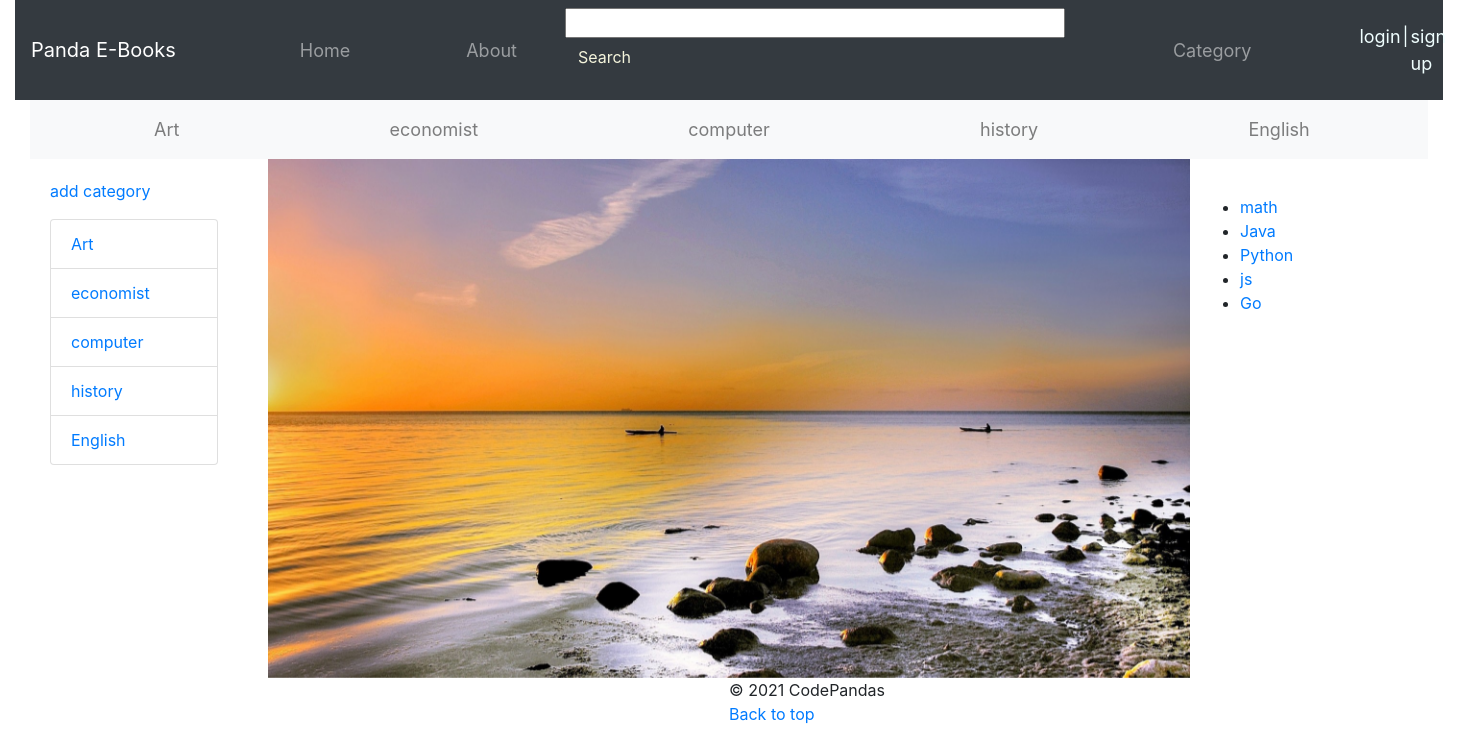
The app's page /, older data.
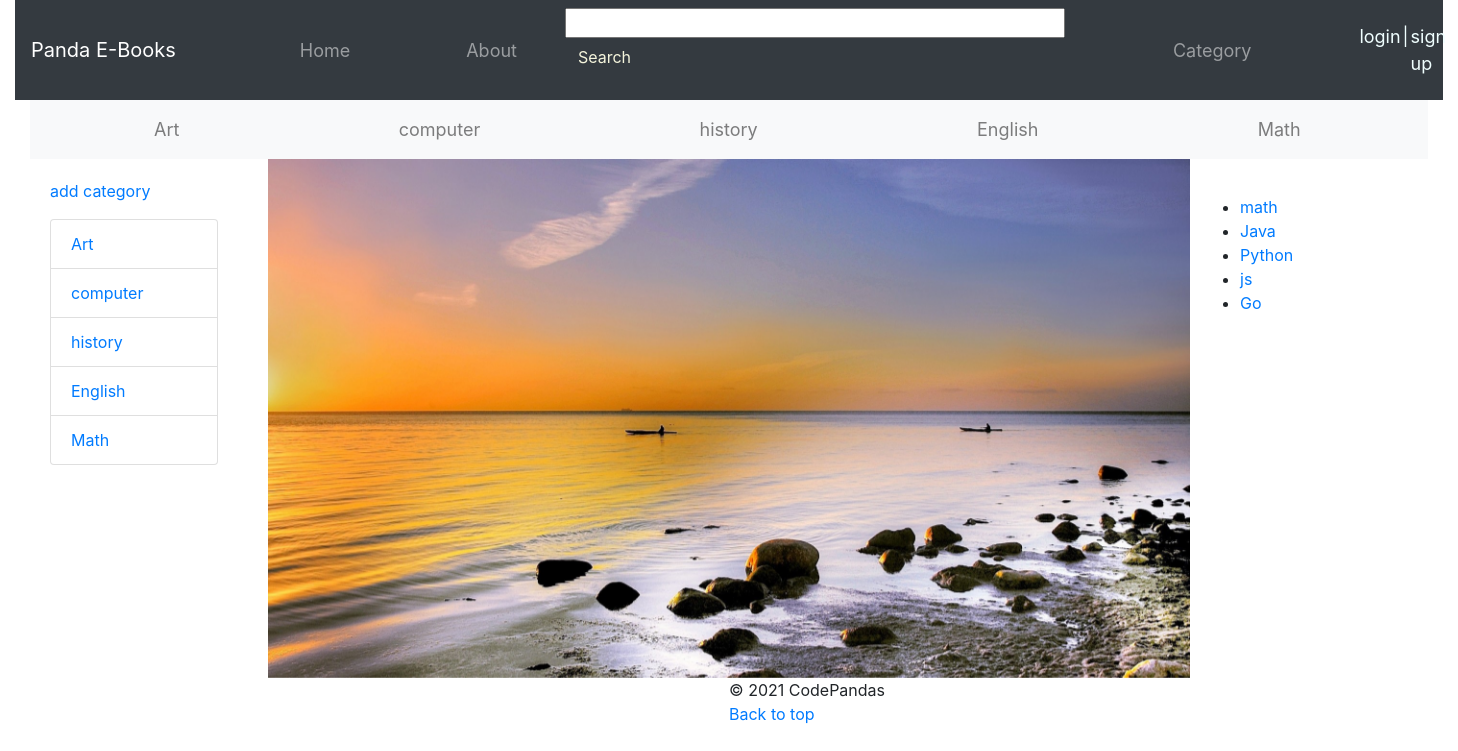
The same page, newer data.
### panda/models.py (models this page shows, shortened)
class Category(models.Model):
    MAX_LENGTH = 200
    name = models.CharField(max_length=MAX_LENGTH,unique=True)
    likes = models.IntegerField(default=0)
    Sdescription =models.CharField(max_length=MAX_LENGTH)
    slug = models.SlugField(unique=True,blank=True)
    class Meta:
        verbose_name_plural = 'Categories'

class Book(models.Model):
    TITLE_MAX_SIZE = 128
    category = models.ForeignKey(Category, on_delete=models.CASCADE)
    name = models.CharField(max_length=TITLE_MAX_SIZE)
    slug = models.SlugField(unique=True,blank=True)
    views = models.IntegerField(default=0)
    image = models.ImageField(upload_to='book_images',blank = True)
    likes = models.IntegerField(default=0)
    rating = models.FloatField(default=0.0)
    description = models.CharField(max_length=500)
    def photo_url(self):
        if self.image and hasattr(self.image, 'url'):
            return self.image.url
        else:
            return '/media/book_images/rango.jpg'

### panda/views.py (the view)
# urls.py: path('',views.homepage, name='homepage'),
def homepage(request):
    context_dict ={}
    category_list = Category.objects.order_by('-likes')[:5]
    book_list = Book.objects.order_by('-likes')[:5]
    context_dict['categories'] = category_list
    context_dict['books'] = book_list
    return render(request,'panda/homepage.html',context=context_dict)

### templates/panda/homepage.html (shortened to what this page needs)
{% extends 'panda/base.html' %}
{% load staticfiles %}
{% block main_block %}
<div class="container-fluid">
  <nav class="navbar navbar-expand-lg navbar-light bg-light">
    <div class="collapse navbar-collapse" id="navbarSupportedContent">
      {% if categories %}
      {% for category in categories %}
      <ul class="navbar-nav mr-auto" >
    <a class="nav-link" href="{% url 'panda:show_category' category.slug %}">{{ category.name }}
    </a>
  </ul>
      {% endfor %}
      {% endif %}
    </div>
  </nav>
</div>
<div class="container-fluid">
  <div class="row">
    <div class="col-2">
      <div class="card-body">
        <a href="{% url 'panda:add_category' %}">add category</a>
        <p class="card-text">
        {% if categories %}
        <ul class="list-group">
        {% for category in categories %}
        <li class="list-group-item"><a href="{% url 'panda:show_category' category.slug %}">{{ category.name }}</a></li>
        {% endfor %}
        </ul>
        {% else %}
        <strong>There are no categories present.</strong>
        {% endif %}
        </p>
      </div>
    </div>
    <div class="col-8" >
      <div id="carouselExampleSlidesOnly" class="carousel slide" data-ride="carousel">
        <div class="carousel-inner">
          <div class="carousel-item active">
            <img src="{% static 'images/rango.jpg' %}" class="d-block w-100" alt="...">
        </div>
        </div>
      </div>
    </div>
    <div class="col">
      <div class="card-body">
        <p class="card-text">
        {% if books %}
        <ul class="list-group">
        {% for book in books %}
        <li><a href="{% url 'panda:show_book' book.slug %}">{{ book.name }}</a></li>
        {% endfor %}
        </ul>
        {% else %}
        <strong>There are no books present.</strong>
        {% endif %}
        </p>
      </div>
    </div>
  </div>
</div>
{% endblock %}

### templates/panda/base.html (shortened to what this page needs)
<!DOCTYPE html>
{% load staticfiles %}
<html lang="en">
    <head>
        <link rel="stylesheet" href="/static/bootstrap/css/bootstrap.min.css">
      </head>
      <body>
            <header class ="container-fluid" id ="top">
                {% block header_block %}
                <nav class="navbar navbar-expand-lg navbar-dark bg-dark">
                    <a class="navbar-brand" href="{% url 'panda:homepage' %}">Panda E-Books</a>
                    <div class="collapse navbar-collapse" id="navbarSupportedContent">
                      <ul class="navbar-nav mr-auto">
                          <a class="nav-link" href="{% url 'panda:homepage' %}">Home </a>
                      </ul>
                      <ul class="navbar-nav mr-auto">
                        <a class="nav-link" href="{% url 'panda:homepage' %}">About </a>
                    </ul>
                    <ul>
                      <form >
                          <input class="search" >
                          <button class="btn" type="submit" style="color: beige;">Search</button>
                      </form> </ul>
                    <ul class="navbar-nav mr-auto">
                      <a class="nav-link" href="{% url 'panda:homepage' %}">Category </a>
                  </ul>
                  <ul class="navbar-nav mr-auto">
                    {% if user.is_authenticated %}
                   <li><a href="{% url 'panda:profile' user.username %}">{{user.username}}</a></li>
                   <li >
                    <a class="nav-link" href="{% url 'panda:profile' user.username %}">Profile</a>
                    </li>
                    <li><a href="{% url 'auth_logout' %}?next={% url 'panda:homepage' %}" style="color: azure;">Logout</a></li>
                {% else %}
                    <li ><a href="{% url 'auth_login' %}" style="color: azure;padding-right: 2px;">login</a></li>
                    <li><a href="#" style="color: azure;padding-right: 2px;">|</a></li>
                    <li><a href="{% url 'registration_register' %}"style="color: azure;padding-right: 2px;">sign up</a></li>
                {% endif %}
                </ul>
                    </div>
                  </nav>
                  {% endblock %}
                  <div>
                    {% block main_block %}{% endblock %}
                  </div>
                  <footer class="container-fluid">
                    <footer>
                      <p class ="back" >&copy; 2021 CodePandas </p><br/>
                      <p class ="back"><a href="#top">Back to top</a></p>
                  </footer>
                  </footer>
            </header>
      </body>
    </html>

### templates/panda/base.html (style rules this page uses)
.navbar-nav { padding-left: 100px; font-size: large; }
.back { text-align: center; position: absolute; left:50%; }
.search { width: 500px; }

Row changes from the older to the newer data that the page shows:
removed Category: name "economist"
now on this page (row unchanged): Category: name "Math"
